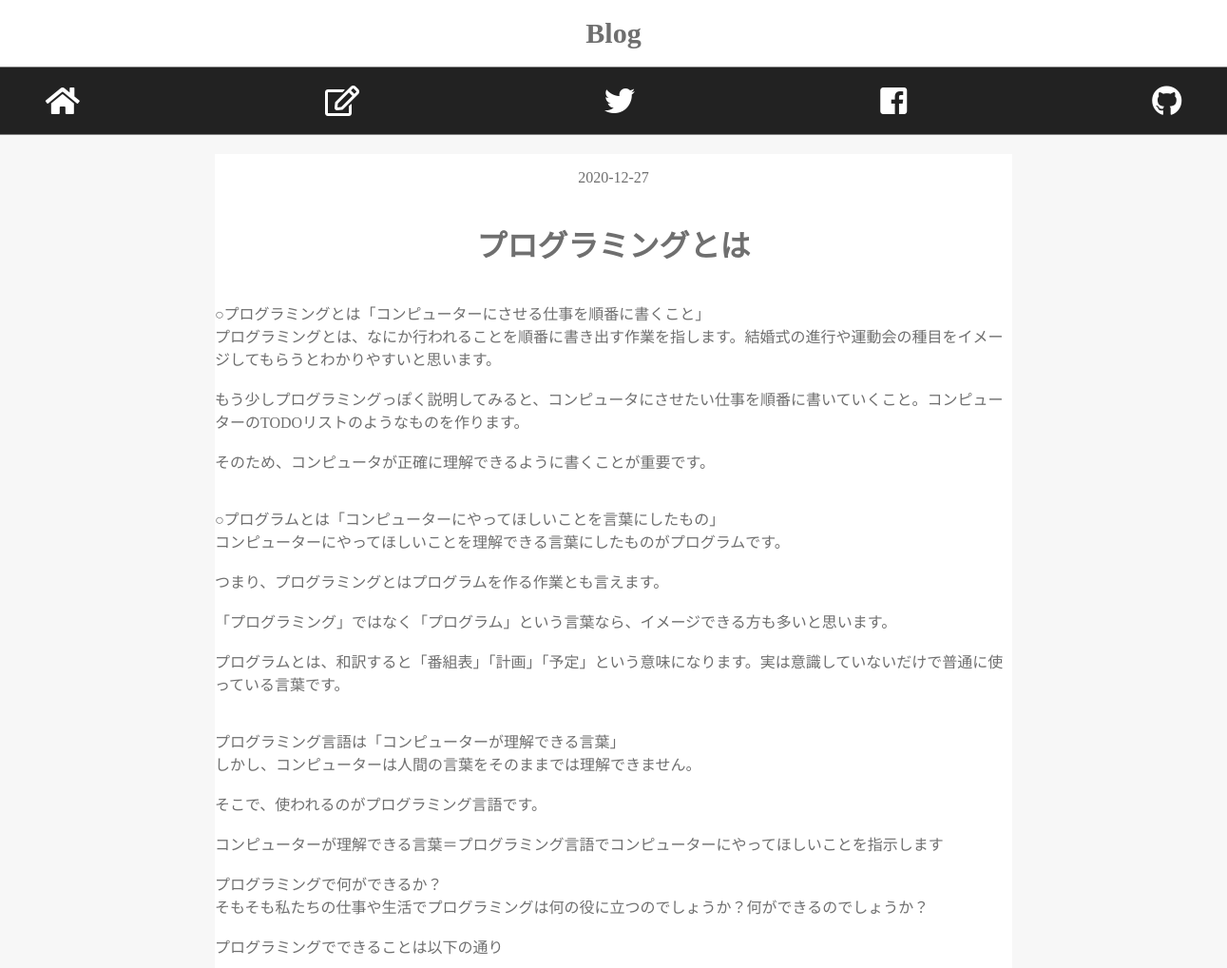
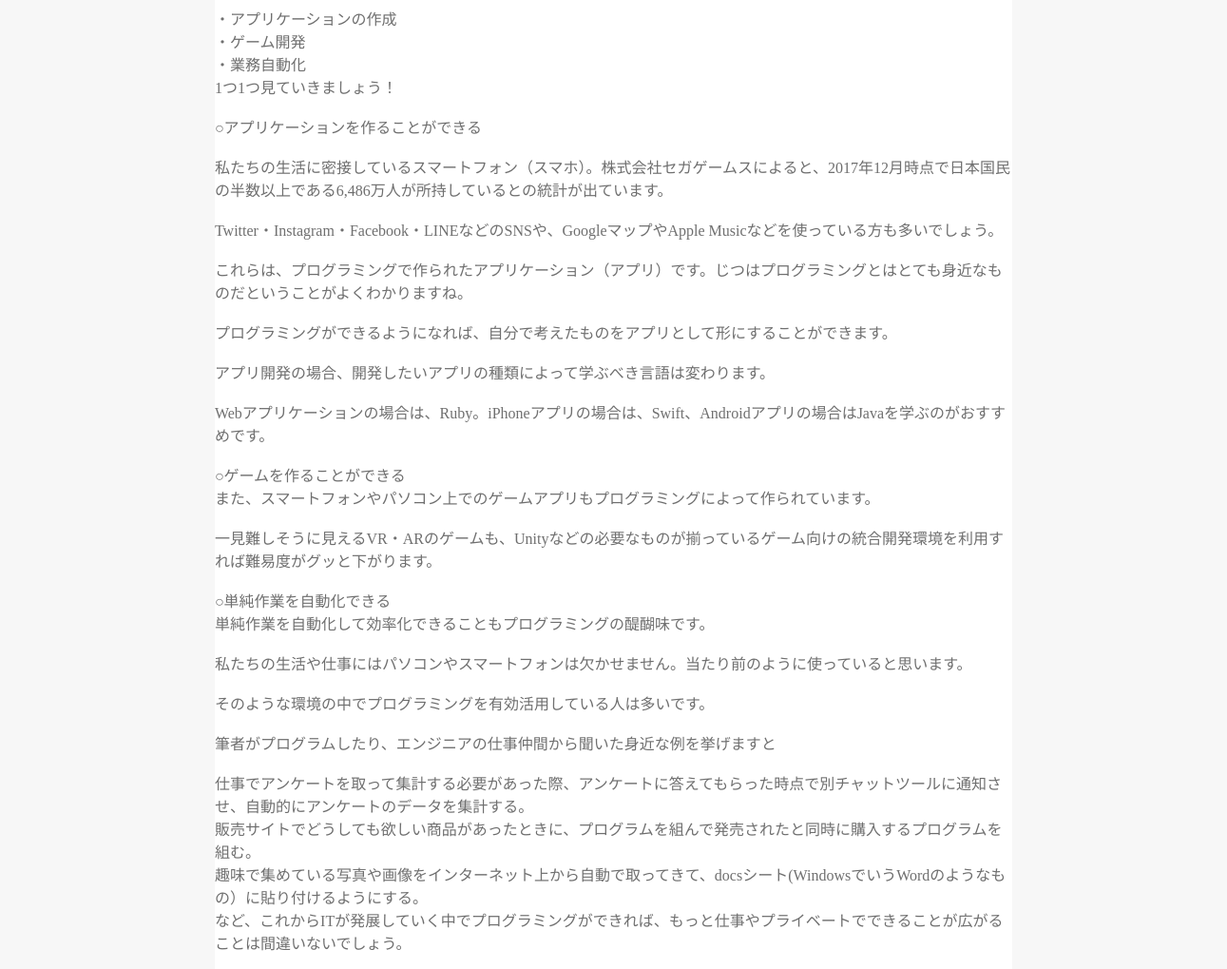
Page /items.php?id=4 on the committed database (2 pictures, top to bottom).
### tables this page shows
CREATE TABLE `blog_table` (
  `id` int(12) NOT NULL,
  `title` varchar(128) NOT NULL,
  `body` varchar(10000) NOT NULL,
  `deadline` date NOT NULL,
  `created_at` date NOT NULL,
  `updated_at` datetime NOT NULL
);

### items.php (the view, shortened to what this page needs)
<?php
$id = $_GET['id'];
$pdo = connect_to_db();
$sql = 'SELECT * FROM blog_table WHERE id=:id';
$stmt = $pdo->prepare($sql);
$stmt->bindValue(':id', $id, PDO::PARAM_INT);
$status = $stmt->execute();
if ($status == false) {
  $error = $stmt->errorInfo();
  echo json_encode(["error_msg" => "{$error[2]}"]);
  exit();
} else {
  $record = $stmt->fetch(PDO::FETCH_ASSOC);
}
?>
<!DOCTYPE html>
<html lang="ja">
<head>
  <link rel="stylesheet" href="css/items.css">
  <link href="https://use.fontawesome.com/releases/v5.6.1/css/all.css" rel="stylesheet">
</head>
<body>
  <header>
    <div class="header-title">
      <p>Blog</p>
    </div>
  </header>
  <div class="container">
    <a class="fas fa-home fa-2x" href="read.php" style="color: #fff; text-decoration: none; padding: 0 10%;"></a>
    <a class="far fa-edit fa-2x" href="input.php" style="color: #fff; text-decoration: none; padding: 0 10%;"></a>
    <a class="fab fa-twitter fa-2x" href="https://twitter.com/taisei_ide" style="color: #fff; text-decoration: none; padding: 0 10%;"></a>
    <a class="fab fa-facebook-square fa-2x" href="https://www.facebook.com/profile.php?id=100004433554720" style="color: #fff; text-decoration: none; padding: 0 10%;"></a>
    <a class="fab fa-github fa-2x" href="https://github.com/taisei-ide-0123" style="color: #fff; text-decoration: none; padding: 0 10%;"></a>
  </div>
  <div class="core">
    <div class="post">
      <p><?= $record["created_at"] ?></p>
      <h1><?= $record["title"] ?></h1>
      <p><?= $record["body"] ?></p>
    </div>
  </div>
</body>
</html>

### css/items.css (style rules this page uses)
body { margin: 0; background-color: #f7f7f7; }
header { width: 100%; height: 70px; color: #6f6f6f; border-bottom: 1px solid grey; display: flex; justify-content: center; align-items: center; background-color: #fff; }
.header-title p { font-weight: bold; font-size: 30px; }
.container { width: 100%; height: 70px; color: #fff; background-color: #222; border-bottom: 1px solid grey; display: flex; justify-content: center; align-items: center; }
.container a { padding: 0, 40px; }
.core { display: flex; justify-content: center; }
.post { width: 65%; background: #fff; display: flex; justify-content: center; align-items: center; flex-direction: column; color: #6f6f6f; margin-top: 20px; }

### rows in the picture
blog_table: created_at "2020-12-27", title "プログラミングとは", body "○プログラミングとは「コンピューターにさせる仕事を順番に書くこと」 プログラミングとは、なにか行われることを順番に書き出す作業を指します。結婚式の進行や運動会の種目をイメージしてもらうとわかりやすいと思います。 もう少しプログラミングっぽく説明してみると、コンピュータにさせたい仕事を順番に書いていくこと。コンピューターのTODOリストのようなものを作ります。 そのため、コンピュータが正確に理解できるように書くことが重要です。 ○プログラムとは「コンピューターにやってほしいことを言葉にしたもの」 コンピューターにやってほしいことを理解できる言葉にしたものがプログラムです。 つまり、プログラミングとはプログラムを作る作業とも言えます。 「プログラミング」ではなく「プログラム」という言葉なら、イメージできる方も多いと思います。 プログラムとは、和訳すると「番組表」「計画」「予定」という意味になります。実は意識していないだけで普通に使っている言葉です。 プログラミング言語は「コンピューターが理解できる言葉」 しかし、コンピューターは人間の言葉をそのままでは理解できません。 そこで、使われるのがプログラミング言語です。 コンピューターが理解できる言葉＝プログラミング言語でコンピューターにやってほしいことを指示します プログラミングで何ができるか？ そもそも私たちの仕事や生活でプログラミングは何の役に立つのでしょうか？何ができるのでしょうか？ プログラミングでできることは以下の通り ・アプリケーションの作成 ・ゲーム開発 ・業務自動化 1つ1つ見ていきましょう！…"
